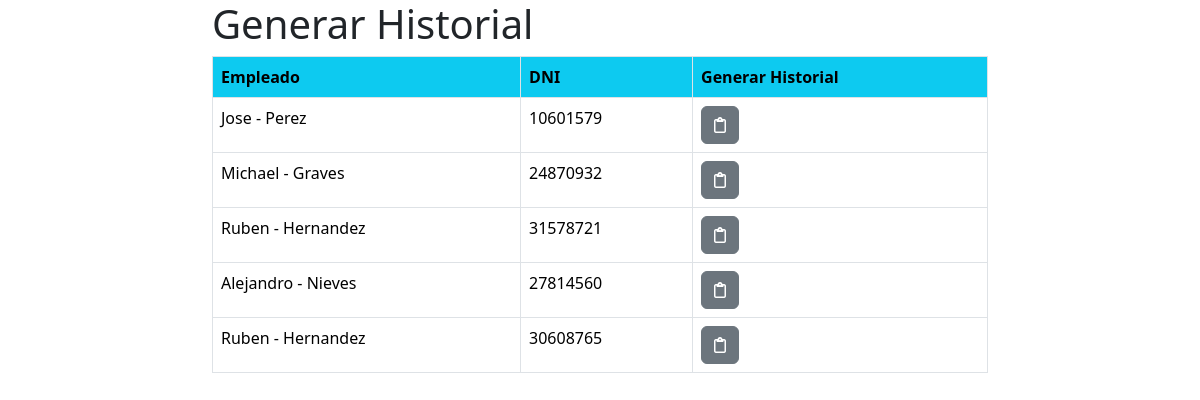
The page /generar_historial.php on the database its author committed.
### tables this page shows
CREATE TABLE `empleados` (
  `id` int(11) NOT NULL,
  `nombre` varchar(200) DEFAULT NULL,
  `apellido` varchar(200) DEFAULT NULL,
  `dni` varchar(255) DEFAULT NULL,
  `password` varchar(255) DEFAULT NULL,
  `detalles` text
);

### generar_historial.php (the view, shortened to what this page needs)
<!DOCTYPE html>
<html lang="en">
<head>
    <link href="https://cdn.jsdelivr.net/npm/bootstrap@5.3.3/dist/css/bootstrap.min.css" rel="stylesheet">
</head>
<body>
    <div class="container col-8 p-8">
        <h1>Generar Historial</h1>
        <table class="table table-bordered">
            <thead>
                <tr>
                    <th scope="col" class="bg-info">Empleado</th>
                    <th scope="col" class="bg-info">DNI</th>
                    <th scope="col" class="bg-info" >Generar Historial</th>
                </tr>
            </thead>
            <tbody>
            <?php
            include("conexion.php");
            $stmt = $pdo->prepare('SELECT e.id, e.nombre, e.apellido, e.dni FROM empleados e WHERE e.id!=1 ');
            $stmt->execute();
            $citas = $stmt->fetchAll();
            foreach($citas as $cita):
                ?>
                <tr>
                    <td><?php echo $cita['nombre'] ?> - <?php echo $cita['apellido'] ?></td>
                    <td><?php echo $cita['dni'] ?></td>
                    <td><a href="gh1.php?id=<?= $cita['id']  ?>" class="btn btn-small btn-secondary"> <i class="fa-regular fa-clipboard"></i></a>
                    </td>
                </tr>
                <?php
            endforeach;
            ?>
            </tbody>
        </table>
    </div>
</body>
</html>

### rows shown on the page
empleados: nombre "Jose", apellido "Perez", dni "10601579"
empleados: nombre "Michael", apellido "Graves", dni "24870932"
empleados: nombre "Ruben", apellido "Hernandez", dni "31578721"
empleados: nombre "Alejandro", apellido "Nieves", dni "27814560"
empleados: nombre "Ruben", apellido "Hernandez", dni "30608765"
